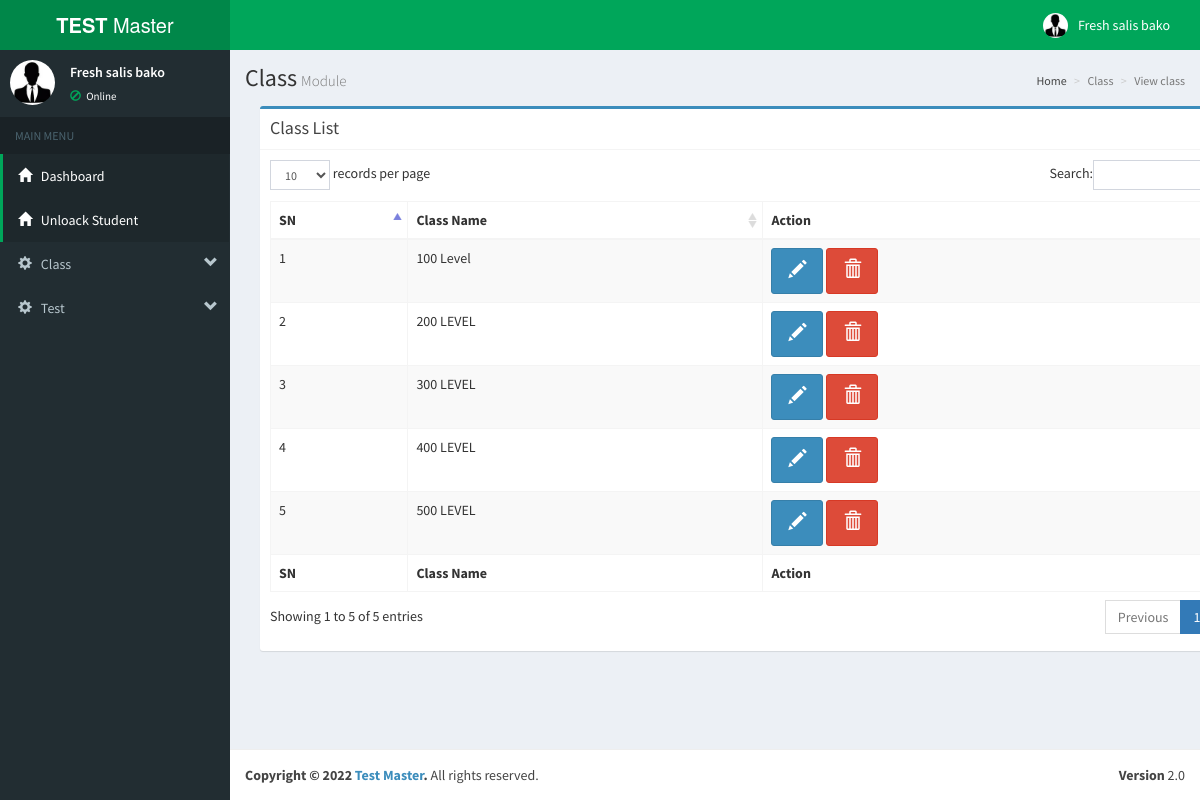
The app's page /Admin/viewClass.php (signed in) with its own data.
### tables this page shows
CREATE TABLE `class` (
  `class_id` int(11) NOT NULL AUTO_INCREMENT,
  `classname` varchar(70) NOT NULL DEFAULT '',
  `classteacher` varchar(70) NOT NULL DEFAULT 'NAN',
  PRIMARY KEY (`class_id`)
);

### Admin/asset/classes/db.php (called while the page is built, shortened)
<?php
$con = mysqli_connect(HOSTNAME, DB_USERNAME, DB_PASSWORD, DB_NAME) or die ("error");
function conn(){
    global $con;
    $v = $con;
    return $v;
}

### Admin/asset/classes/_Class.php (the view, shortened to what this page needs)
<?php
require_once 'db.php';
class _Class
{
    public function getClassTable()
    {
        $r = '';
        $r .= '
            <table id="example1" class="table table-bordered table-striped">
                <thead>
                <tr>
                    <th>SN</th>
                    <th>Class Name</th>
                    <th>Action</th>
                </tr>
                </thead>
                <tbody>';
        $sql = "SELECT * FROM class ORDER BY classname";
        $q1 = mysqli_query(conn(), $sql) or die(mysqli_error(conn()));
        $sn = 0;
        if (mysqli_num_rows($q1) > 0) {
            while ($row = mysqli_fetch_assoc($q1)) {
                $sn++;
                $id = $row['class_id'];
                $class = $row['classname'];
                $r .= '<tr>
						<td>' . $sn . '</td>
						<td>' . $class . '</td>
						<td>
							<a title="edit" href="javascript:void(0)" rel="class" class="btn btn-primary btn-lg edit" data-toggle="modal" data-target="#addstudent" data-whatever="@mdo" onclick="mode(' . $id . ');">
							    <span class="glyphicon glyphicon-pencil"></span>
							 </a>
							<a type="button" title="delete" class="btn btn-danger btn-lg delete"  rel="class" data-toggle="modal" data-target="#delete" data-whatever="@mdo" onclick="myDelete(' . $id . ');"><span class="glyphicon glyphicon-trash"></span>
							</a>
						</td>
					</tr>
				';
            }
        }
        $r .= '
                </tbody>
                <tfoot>
                <tr>
                    <th>SN</th>
                    <th>Class Name</th>
                    <th>Action</th>
                </tr>
                </tfoot>
            </table>
        ';
        return $r;
    }
}

### Admin/asset/classes/User.php (shortened to what this page needs)
<?php
require_once 'db.php';
class User
{
    public function getHeader()
    {
        return '
        <!DOCTYPE html>
        <html>
        <head>
            <link href="bootstrap/css/bootstrap.min.css" rel="stylesheet" type="text/css" />
            <link href="plugins2/datatables/dataTables.bootstrap.css" rel="stylesheet" type="text/css" />
            <link href="dist/css/AdminLTE.min.css" rel="stylesheet" type="text/css" />
            <link href="dist/css/skins/_all-skins.min.css" rel="stylesheet" type="text/css" />
            <link rel="stylesheet" href="../ckeditor/samples/toolbarconfigurator/lib/codemirror/neo.css">
        </head>
        <body class="skin-green">
        <div class="wrapper">
            <header class="main-header">
                <a href="index.php" class="logo"><b>TEST</b> Master</a>
                <nav class="navbar navbar-static-top" role="navigation">
                    <a href="#" class="sidebar-toggle" data-toggle="offcanvas" role="button">
                    </a>
                    <div class="navbar-custom-menu">
                        <ul class="nav navbar-nav">
                            <li class="dropdown user user-menu">
                                <a href="#" class="dropdown-toggle" data-toggle="dropdown">
                                    <img src="dist/img/staffb.jpg" class="user-image" alt="User Image"/>
                                    <span class="hidden-xs"> '.$this->getAdmin($_SESSION['adminId']).'</span>
                                </a>
                                            '.$this->getAdmin($_SESSION['adminId']).' - Exams Officer
                            </li>
                        </ul>
                    </div>
                </nav>
            </header>
        ';
    }
    public function getAdmin($user)
    {
            $sql = 'SELECT staff_name FROM admin WHERE adid="' . $user . '"';
            $result = mysqli_query(conn(), $sql) or die(mysqli_error(conn()));
            $row = mysqli_fetch_assoc($result);
            $name = $row['staff_name'];
            return $name;
    }
    public function getUserMenu($pre){
        $r ='';
        if($pre == 1){
            $r ='    <section class="sidebar">
        <div class="user-panel">
            <div class="pull-left image">
                <img src="dist/img/staffb.jpg" class="img-circle" alt="User Image" />
            </div>
            <div class="pull-left info">
                <p>'.$this->getAdmin($_SESSION["adminId"]).'</p>
                <a href="#"><i class="glyphicon glyphicon-ban-circle text-green"></i> Online</a>
            </div>
        </div>
        <ul class="sidebar-menu">
            <li class="header">MAIN MENU</li>
            <li class="active treeview">
                <a href="index.php">
                    <i class="glyphicon glyphicon-home"></i> <span>Dashboard</span> <i class="fa fa-angle-left pull-right"></i>
                </a>
            </li>
            <li class="active treeview">
                <a href="index.php">
                    <i class="glyphicon glyphicon-home"></i> <span>Unloack Student</span> <i class="fa fa-edit pull-right"></i>
                </a>
            </li>
            <li class="treeview">
                <a href="#">
                    <i class="glyphicon glyphicon-cog"></i>
                    <span>Class</span>
                    <span class=" glyphicon glyphicon-chevron-down pull-right"></span>
                </a>
            </li>
            <li class="treeview">
                <a href="#">
                    <i class="glyphicon glyphicon-cog"></i>
                    <span>Test</span>
                    <span class=" glyphicon glyphicon-chevron-down pull-right"></span>
                </a>
    </section>';
        }
        else{
            header('Location:adminLogin.php');
        }
        return $r;
    }
}

### records on screen
class: classname "100 Level"
class: classname "200 LEVEL"
class: classname "300 LEVEL"
class: classname "400 LEVEL"
class: classname "500 LEVEL"

### other values on screen
$this->getAdmin($_SESSION['adminId']) "Fresh salis bako"
$this->getAdmin($_SESSION["adminId"]) "Fresh salis bako"
